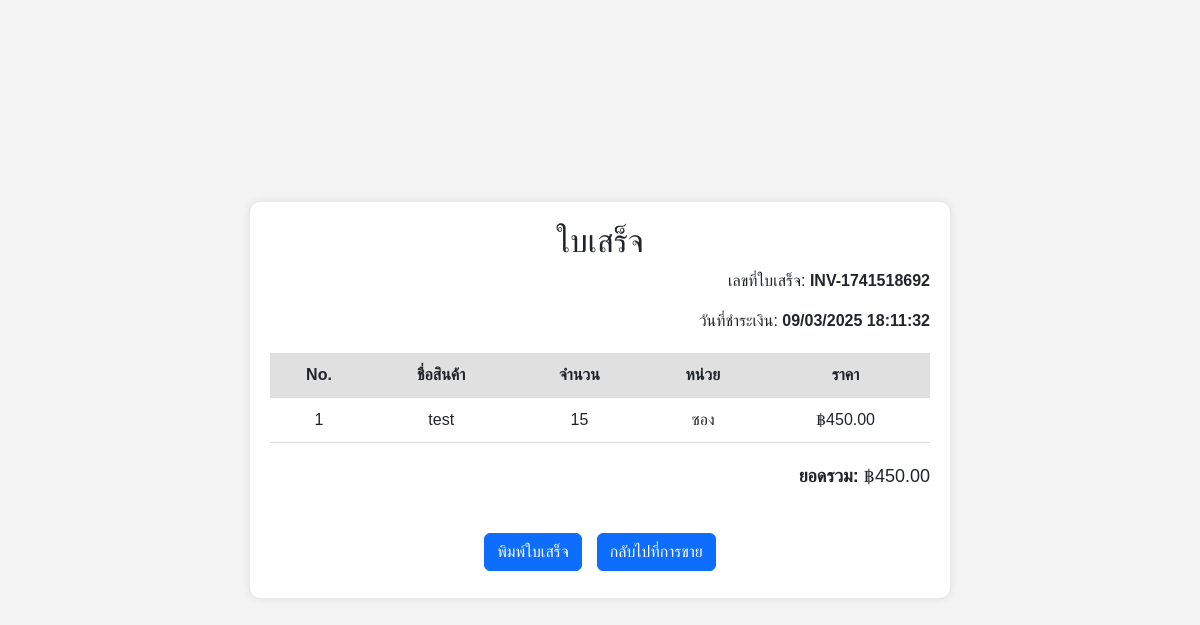
Screenshot of /receipt_sell.php?invoice_id=1 with the database file from the repository.
### tables this page shows
CREATE TABLE `invoice` (
  `invoice_id` int(11) NOT NULL,
  `sell_id` int(11) NOT NULL,
  `invoice_number` varchar(50) NOT NULL,
  `total_price` decimal(10,2) NOT NULL,
  `issue_date` datetime DEFAULT current_timestamp(),
  `payment_status` enum('PENDING','PAID','CANCELLED') DEFAULT 'PENDING',
  `customer_name` varchar(255) DEFAULT NULL,
  `customer_contact` varchar(255) DEFAULT NULL,
  `created_at` timestamp NOT NULL DEFAULT current_timestamp(),
  `updated_at` timestamp NOT NULL DEFAULT current_timestamp() ON UPDATE current_timestamp()
);

CREATE TABLE `sell_product_details` (
  `detail_id` int(11) NOT NULL,
  `sell_id` int(11) DEFAULT NULL,
  `product_code` varchar(50) DEFAULT NULL,
  `product_name` varchar(255) DEFAULT NULL,
  `quantity` int(11) DEFAULT NULL,
  `unit_price` decimal(10,2) DEFAULT NULL,
  `expiration_date` date DEFAULT NULL,
  `product_model` varchar(100) DEFAULT NULL,
  `production_date` date DEFAULT NULL,
  `shelf_life` int(11) DEFAULT NULL,
  `sticker_color` varchar(50) DEFAULT NULL,
  `reminder_date` date DEFAULT NULL,
  `received_date` date DEFAULT NULL,
  `unit` varchar(50) DEFAULT NULL,
  `unit_cost` decimal(10,2) DEFAULT NULL,
  `sender_code` varchar(50) DEFAULT NULL,
  `sender_company` varchar(255) DEFAULT NULL,
  `recorder` varchar(255) DEFAULT NULL,
  `category` varchar(255) DEFAULT NULL,
  `status` varchar(50) DEFAULT NULL,
  `sell_date` date DEFAULT curdate(),
  `position` varchar(255) DEFAULT NULL
);

### receipt_sell.php (the view, shortened to what this page needs)
<?php
include 'config.php';
$invoice_id = $_GET['invoice_id'] ?? null;
$sql = "SELECT * FROM invoice WHERE invoice_id = ?";
$stmt = $conn->prepare($sql);
$stmt->bind_param("i", $invoice_id);
$stmt->execute();
$result = $stmt->get_result();
$invoice = $result->fetch_assoc();
$datetime = new DateTime($invoice['issue_date'], new DateTimeZone('UTC'));
$datetime->modify('+14 hours');
$payment_date = $datetime->format("d/m/Y H:i:s");
$sell_id = $invoice['sell_id'];
$sql_details = "SELECT * FROM sell_product_details WHERE sell_id = ?";
$stmt_details = $conn->prepare($sql_details);
$stmt_details->bind_param("i", $sell_id);
$stmt_details->execute();
$details_result = $stmt_details->get_result();
$products = $details_result->fetch_all(MYSQLI_ASSOC);
?>
<!DOCTYPE html>
<html lang="th">
<head>
    <link href="https://cdn.jsdelivr.net/npm/bootstrap@5.3.0/dist/css/bootstrap.min.css" rel="stylesheet">
    <link href="https://cdnjs.cloudflare.com/ajax/libs/font-awesome/6.0.0-beta3/css/all.min.css" rel="stylesheet">
</head>
<body>
    <main class="content-wrapper">
        <div class="invoice-container">
            <h2>ใบเสร็จ</h2>
            <p style="text-align: right;">เลขที่ใบเสร็จ: <strong><?php echo htmlspecialchars($invoice['invoice_number']); ?></strong></p>
            <p style="text-align: right;">วันที่ชำระเงิน: <strong><?php echo $payment_date; ?></strong></p>
            <table class="table-container">
                <tr>
                    <th>No.</th>
                    <th>ชื่อสินค้า</th>
                    <th>จำนวน</th>
                    <th>หน่วย</th>
                    <th>ราคา</th>
                </tr>
                <?php
                $total_price = 0;
                foreach ($products as $index => $product):
                    $subtotal = $product['quantity'] * $product['unit_price'];
                    $total_price += $subtotal;
                ?>
                <tr>
                    <td><?php echo $index + 1; ?></td>
                    <td><?php echo htmlspecialchars($product['product_name']); ?></td>
                    <td><?php echo htmlspecialchars($product['quantity']); ?></td>
                    <td><?php echo htmlspecialchars($product['unit']); ?></td>
                    <td>฿<?php echo number_format($subtotal, 2); ?></td>
                </tr>
                <?php endforeach; ?>
            </table>
            <div class="total-section">
                <p><strong>ยอดรวม:</strong> <span>฿<?php echo number_format($total_price, 2); ?></span></p>
            </div>
<div class="btn">
            <a id="printExcelBtn" class="btn btn-primary btn-back" onclick="printReport()">
                 พิมพ์ใบเสร็จ
            </a>
            <a href="sell_products.php" class="btn btn-primary btn-back">กลับไปที่การขาย</a>
            </div>
        </div>
    </main>
</body>
</html>

### receipt_sell.php (style rules this page uses)
body { font-family: 'Prompt', sans-serif; background-color: #f4f4f4; display: flex; flex-direction: column; min-height: 100vh; margin: 0; }
.content-wrapper { display: flex; justify-content: center; align-items: center; flex-grow: 1; }
.invoice-container { background: #fff; padding: 20px; border-radius: 10px; box-shadow: 0px 0px 10px rgba(0, 0, 0, 0.1); max-width: 700px; margin: 20px; width: 100%; }
h2 { text-align: center; }
.table-container { width: 100%; border-collapse: collapse; margin-top: 20px; }
.table-container th, .table-container td { padding: 10px; border-bottom: 1px solid #ddd; text-align: center; }
.table-container th { background: #e0e0e0; }
.total-section { text-align: right; margin-top: 20px; font-size: 18px; }
.btn-back { display: block; width: 100%; text-align: center; margin-top: 20px; }
.btn { display: flex; justify-content: center; width: auto; }
#printExcelBtn { margin-right: 15px; }

### rows the page displays
invoice: invoice_number "INV-1741518692", issue_date "09/03/2025 18:11:32"
sell_product_details: product_name "test", quantity "15", unit "ซอง", subtotal "450.00"

### other values shown
$total_price "450.00"
